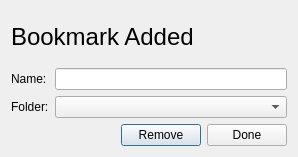
<?xml version="1.0" encoding="UTF-8"?>
<ui version="4.0">
 <class>AddBookmarkDialog</class>
 <widget class="QDialog" name="AddBookmarkDialog">
  <property name="geometry">
   <rect>
    <x>0</x>
    <y>0</y>
    <width>298</width>
    <height>157</height>
   </rect>
  </property>
  <property name="windowTitle">
   <string>Bookmark Added</string>
  </property>
  <layout class="QVBoxLayout" name="verticalLayout">
   <item>
    <widget class="QLabel" name="labelBookmarkAdded">
     <property name="font">
      <font>
       <pointsize>18</pointsize>
      </font>
     </property>
     <property name="text">
      <string>Bookmark Added</string>
     </property>
    </widget>
   </item>
   <item>
    <layout class="QFormLayout" name="formLayout">
     <item row="0" column="0">
      <widget class="QLabel" name="labelNameStatic">
       <property name="text">
        <string>Name:</string>
       </property>
      </widget>
     </item>
     <item row="0" column="1">
      <widget class="QLineEdit" name="lineEditName"/>
     </item>
     <item row="1" column="0">
      <widget class="QLabel" name="labelFolderStatic">
       <property name="text">
        <string>Folder:</string>
       </property>
      </widget>
     </item>
     <item row="1" column="1">
      <widget class="QComboBox" name="comboBoxFolder"/>
     </item>
    </layout>
   </item>
   <item>
    <layout class="QHBoxLayout" name="horizontalLayout">
     <item>
      <spacer name="horizontalSpacer">
       <property name="orientation">
        <enum>Qt::Horizontal</enum>
       </property>
       <property name="sizeHint" stdset="0">
        <size>
         <width>40</width>
         <height>20</height>
        </size>
       </property>
      </spacer>
     </item>
     <item>
      <widget class="QPushButton" name="pushButtonRemove">
       <property name="text">
        <string>Remove</string>
       </property>
      </widget>
     </item>
     <item>
      <widget class="QPushButton" name="pushButtonDone">
       <property name="text">
        <string>Done</string>
       </property>
      </widget>
     </item>
    </layout>
   </item>
  </layout>
 </widget>
 <resources/>
 <connections/>
</ui>
